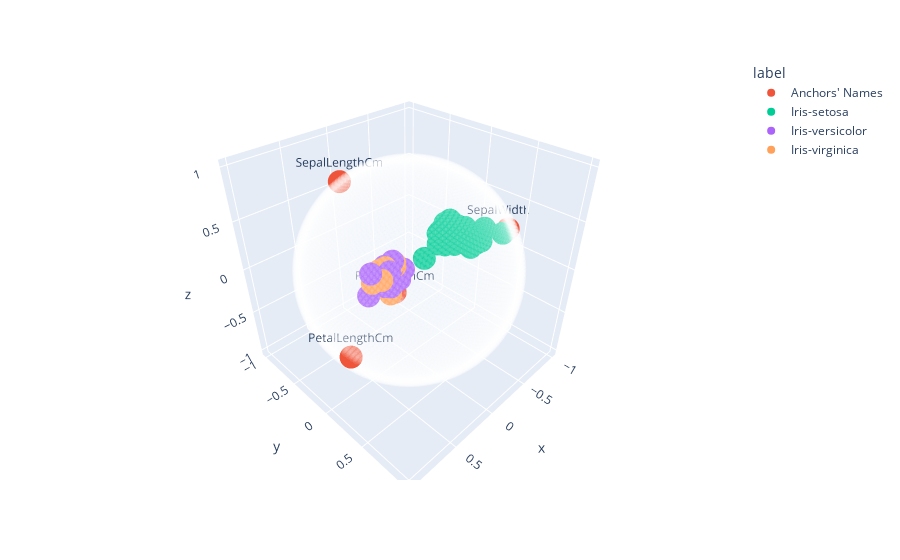

The notebook cell this image was saved under:
### Code cell
BPs=10000
time_start = time.time()
RadViz3D(y,X,BPs)
print( 'RadViz3D done! Time elapsed: {} seconds'.format(time.time()-time_start))
